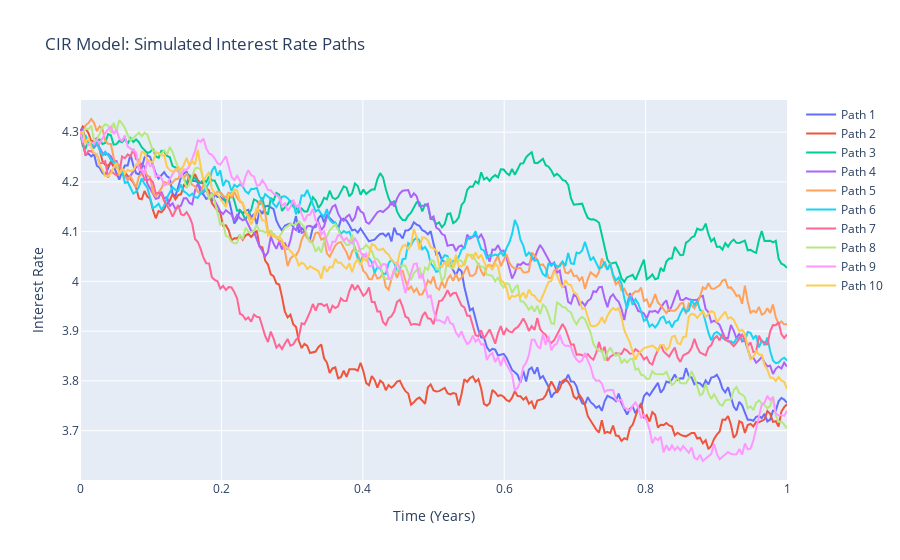

Notebook code cell kept with this figure:
### Code cell
# -------SIMULATION OF vasicek MODEL------- 

r0 = 4.30        # Initial stock price
T = 1           # Time to maturity (years)
a= 1.0 # speed of reversion parameter
b= 3.50  # Volatility of volatility
paths = 100000  # Number of simulations
sigma = 0.2     # Constant volatility for BM

# Simulation of vasicek Model and BM
r_vasicek = vasicek(r0,a,b,T,sigma, paths)




# Time axis
time = np.linspace(0, T, r_vasicek.shape[0])

# Plot Vasicek Model
fig_vasicek = go.Figure()
for i in range(10):  # Plot only the first 10 paths for clarity
    fig_vasicek.add_trace(go.Scatter(
        x=time,
        y=r_vasicek[:, i],
        mode='lines',
        name=f'Path {i+1}'
    ))
fig_vasicek.update_layout(
    title='Dothan Model: Simulated Interest Rate Paths',
    xaxis_title='Time (Years)',
    yaxis_title='Interest Rate',
    showlegend=True
)
fig_vasicek.show()

### Figure 1 — Plotly figure (JSON) as saved in the notebook; plotly's stock layout.template omitted (floating-point values rounded to 4 significant figures; data arrays with more than 128 entries replaced by an {"elided": "..."} marker saying what was removed)
{"data": [{"mode": "lines", "name": "Path 1", "type": "scatter", "x": {"elided": "253 float values"}, "y": {"elided": "253 float values"}}, {"mode": "lines", "name": "Path 2", "type": "scatter", "x": {"elided": "253 float values"}, "y": {"elided": "253 float values"}}, {"mode": "lines", "name": "Path 3", "type": "scatter", "x": {"elided": "253 float values"}, "y": {"elided": "253 float values"}}, {"mode": "lines", "name": "Path 4", "type": "scatter", "x": {"elided": "253 float values"}, "y": {"elided": "253 float values"}}, {"mode": "lines", "name": "Path 5", "type": "scatter", "x": {"elided": "253 float values"}, "y": {"elided": "253 float values"}}, {"mode": "lines", "name": "Path 6", "type": "scatter", "x": {"elided": "253 float values"}, "y": {"elided": "253 float values"}}, {"mode": "lines", "name": "Path 7", "type": "scatter", "x": {"elided": "253 float values"}, "y": {"elided": "253 float values"}}, {"mode": "lines", "name": "Path 8", "type": "scatter", "x": {"elided": "253 float values"}, "y": {"elided": "253 float values"}}, {"mode": "lines", "name": "Path 9", "type": "scatter", "x": {"elided": "253 float values"}, "y": {"elided": "253 float values"}}, {"mode": "lines", "name": "Path 10", "type": "scatter", "x": {"elided": "253 float values"}, "y": {"elided": "253 float values"}}], "layout": {"showlegend": true, "title": {"text": "CIR Model: Simulated Interest Rate Paths"}, "xaxis": {"title": {"text": "Time (Years)"}}, "yaxis": {"title": {"text": "Interest Rate"}}}}
